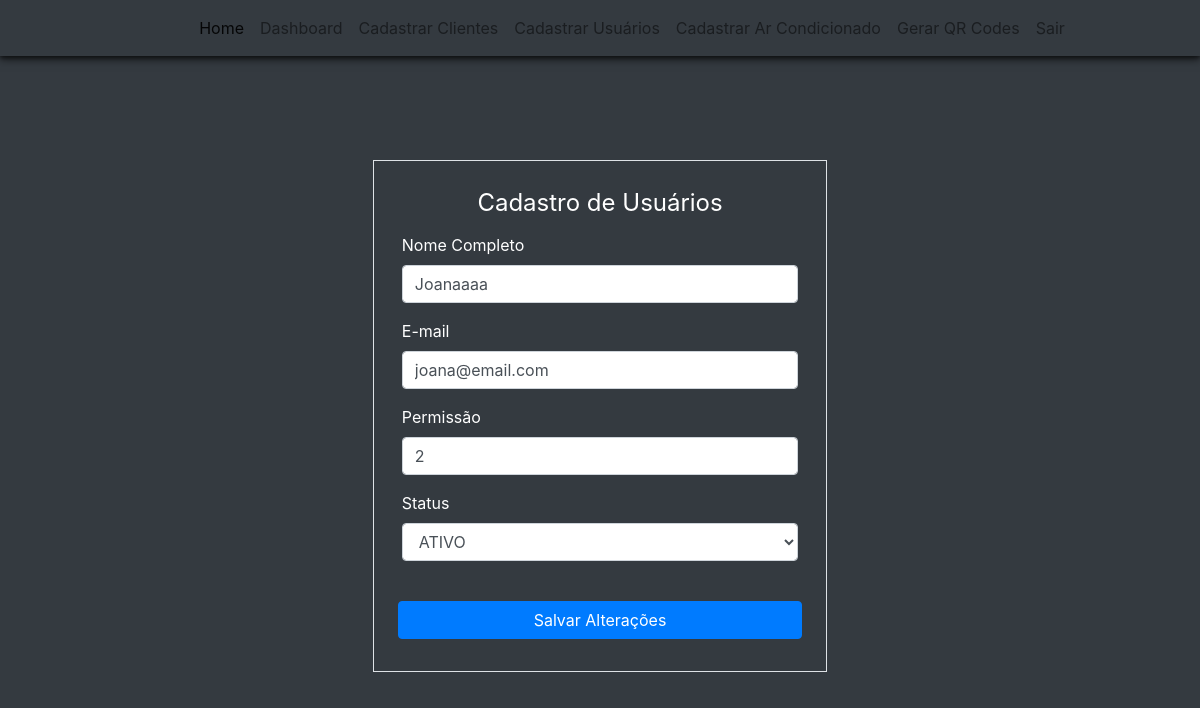
The page /edicao-usuario/6 (signed in) on the database its author committed.
### climaxcool/models.py (models this page shows)
class Users(database.Model, UserMixin):
    id = database.Column(database.Integer, primary_key=True)
    type_user = database.Column(database.String, nullable=False)
    username = database.Column(database.String, nullable=False, unique=True)
    email = database.Column(database.String, nullable=False, unique=True)
    password = database.Column(database.String, nullable=False)
    status_user = database.Column(database.String, default="ATIVO")
    permission_user = database.Column(database.Integer, default=0)
    equipment = database.relationship('Equipments', backref='created_by_user', lazy=True)
    date_last_update = database.Column(database.DateTime, default=datetime.utcnow, onupdate=datetime.utcnow)
    id_customer = database.Column(database.Integer, database.ForeignKey('customers.id'), nullable=False)

### climaxcool/routes/routes.py (the view)
@app.route('/edicao-usuario/<user_id>', methods=['GET', 'POST'])
@login_required
def user_update(user_id):
    user_update = user_viewmodel.user_update(user_id)
    return user_update

### climaxcool/forms.py (shortened to what this page needs)
class FormUsersRegistration(FlaskForm):
    edit_mode = HiddenField()
    type_user = RadioField('Tipo de Usuário', choices=["Funcionário", "Externo"],  validators=[DataRequired()])
    username = StringField('Nome Completo', validators=[DataRequired(), Length(3, 50)])
    email = StringField('E-mail', validators=[Optional(), Email()])
    password = PasswordField('Senha', validators=[DataRequired(), Length(6, 20)])
    password_check = PasswordField('Confirmação de Senha', validators=[DataRequired(), EqualTo('password')])
    permission_user = StringField('Permissão', validators=[DataRequired()])
    status_user = SelectField('Status', validators=[Optional()], choices=['ATIVO', 'INATIVO'])
    btn_submit_user_registration = SubmitField('Cadastrar Usuário')

### climaxcool/models.py (called while the page is built)
@login_manager.user_loader
def load_user(id_user):
    return Users.query.get(int(id_user))

### climaxcool/viewmodel/users_viewmodel.py (called while the page is built, shortened)
    def user_update(self, user_id):
        user = Users.query.get(int(user_id))
        form_user = FormUsersRegistration(
            type_user = user.type_user,
            username=user.username,
            email= user.email,
            password=user.password,
            password_check=user.password,
            permission_user= user.permission_user,
            )
        form_user.edit_mode.data = 'True'
        if form_user.edit_mode.data:
            form_user.password.validators = []
            form_user.password_check.validators = []
        if form_user.errors:
            print(form_user.errors)
        return render_template('users_update.html', form_users=form_user)

### climaxcool/templates/users_update.html (shortened to what this page needs)
{% extends 'nav_logged.html' %}
{% block bodynav %}
<div class="d-flex justify-content-center align-items-center bg-dark" style="padding-top: 30px; height: 100vh;">
    <div class="bg-dark text-white">
        <div class="col">
            <div>
                <form method="POST" action="" class="border p-4 mt-2 mb-2">
                    <legend class="text-center">Cadastro de Usuários</legend>
                    <fieldset>
                        <div class="row form-group mt-1 mx-1">
                            {{ form_users.username.label(class="form-label") }}
                            {{ form_users.username(class="form-control", placeholder="nome") }}
                        </div>
                        <div class="row form-group mt-1 mx-1">
                            {{ form_users.email.label(class="form-label") }}
                            {{ form_users.email(class="form-control", placeholder="exemplo@gmail.com") }}
                        </div>
                        <div class="row form-group mt-1 mx-1">
                            {{ form_users.permission_user.label(class="form-label") }}
                            {{ form_users.permission_user(class="form-control") }}
                        </div>
                        <div class="row form-group mt-1 mx-1">
                            {{ form_users.status_user.label(class="form-label") }}
                            {{ form_users.status_user(class="form-control w-100", rows="1") }}
                        </div>
                    </fieldset>
                    <div class="w-auto">
                        <button class="w-100 btn btn-primary mt-4 mb-2" type="submit">Salvar Alterações</button>
                    </div>
                </form>
            </div>
        </div>
    </div>
</div>
{% endblock %}

### rows shown on the page
Users: username "Joanaaaa", email "joana@email.com", permission_user "2", status_user "ATIVO"
